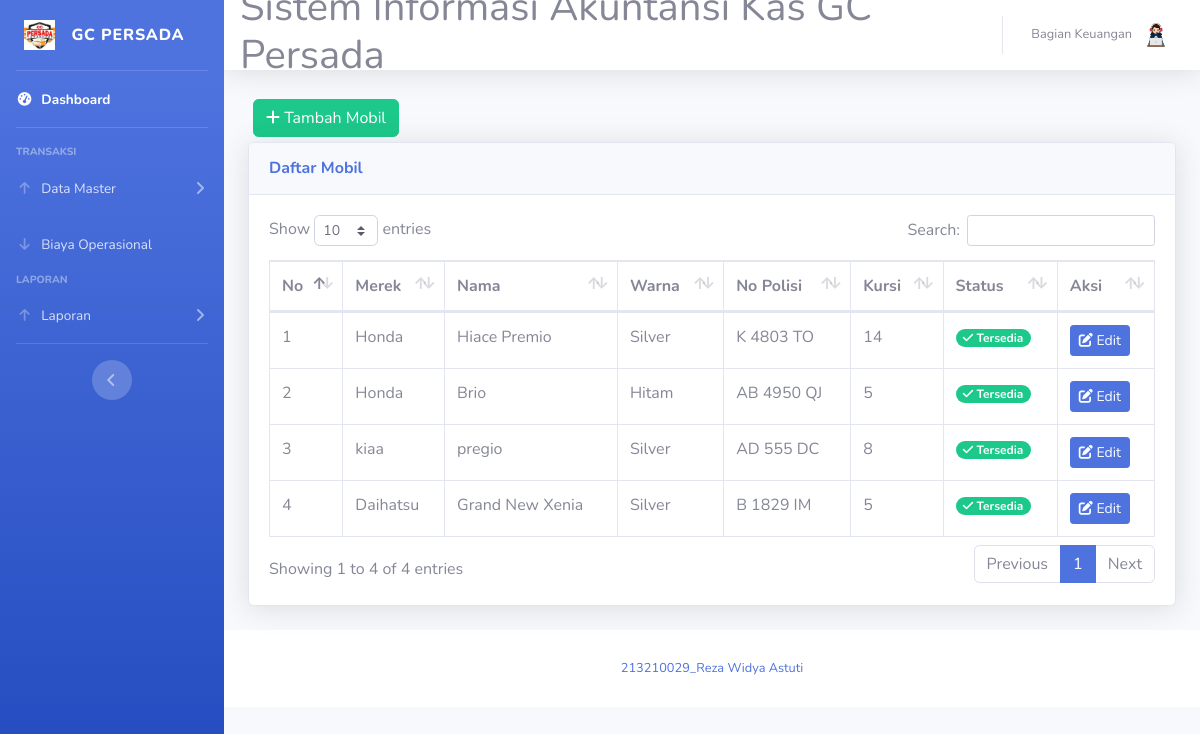
Screenshot of /mobil.php (signed in) with the database file from the repository.
### tables this page shows
CREATE TABLE `mobil` (
  `id_mobil` int(2) NOT NULL,
  `nama` varchar(15) NOT NULL,
  `warna` varchar(10) NOT NULL,
  `no_polisi` varchar(10) NOT NULL,
  `jumlah_set` varchar(10) NOT NULL,
  `id_merek` int(2) NOT NULL,
  `status` varchar(20) NOT NULL
);

CREATE TABLE `merek` (
  `id_merek` int(2) NOT NULL,
  `merek` varchar(15) NOT NULL
);

### mobil.php (the view, shortened to what this page needs)
<?php
require 'koneksi.php';
?>
<!DOCTYPE html>
<html lang="en">
<head>
  <link href="vendor/fontawesome-free/css/all.min.css" rel="stylesheet" type="text/css">
  <link href="css/sb-admin-2.min.css" rel="stylesheet">
  <link href="vendor/datatables/dataTables.bootstrap4.min.css" rel="stylesheet">
</head>
<body id="page-top">
  <?php $role = $_SESSION['role_id'];
  $role == '3' ? require('sidebar-karyawan.php') : require('sidebar.php') ?>
  <div id="content">
    <?php require 'navbar.php'; ?>
    <div class="container-fluid">
      <button type="button" class="btn btn-success" style="margin:5px" data-toggle="modal" data-target="#myModalTambah"><i class="fa fa-plus"></i> Tambah Mobil</button><br>
      <div class="card shadow mb-4">
        <div class="card-header py-3">
          <h6 class="m-0 font-weight-bold text-primary">Daftar Mobil</h6>
        </div>
        <div class="card-body">
          <div class="table-responsive">
            <table class="table table-bordered" id="dataTable" width="100%" cellspacing="0">
              <thead>
                <tr>
                  <th>No</th>
                  <th>Merek</th>
                  <th>Nama</th>
                  <th>Warna</th>
                  <th>No Polisi</th>
                  <th>Kursi</th>
                  <th>Status</th>
                  <th>Aksi</th>
                </tr>
              </thead>
              <tbody>
                <?php
                $no = 1;
                $query = mysqli_query($koneksi, "SELECT mobil.*, merek.merek FROM mobil JOIN merek ON mobil.id_merek = merek.id_merek order by status desc");
                while ($data = mysqli_fetch_assoc($query)) {
                ?>
                  <tr>
                    <td><?= $no++ ?></td>
                    <td><?= $data['merek'] ?></td>
                    <td><?= $data['nama'] ?></td>
                    <td><?= $data['warna'] ?></td>
                    <td><?= $data['no_polisi'] ?></td>
                    <td><?= $data['jumlah_set'] ?></td>
                    <td>
                      <?php
                      if ($data['status'] == 1) {
                        echo '<span class="badge badge-pill badge-success"><i class="fa fa-check"></i> Tersedia</span>';;
                      } else {
                        echo '<span class="badge badge-pill badge-warning text-dark"><i class="fa fa-circle-xmark"></i> Tidak Tersedia</span>';
                      }
                      ?>
                    </td>
                    <td>
                      <a href="#" type="button" class=" btn btn-primary btn-sm" data-toggle="modal" data-target="#myModal<?= $data['id_mobil']; ?>"><i class="fa fa-edit"></i> Edit</a>
                    </td>
                  </tr>
                <?php
                }
                ?>
              </tbody>
            </table>
          </div>
        </div>
      </div>
    </div>
  </div>
  <?php require 'footer.php' ?>
  </div>
  </div>
</body>
</html>

### rows the page displays
mobil: id_merek.merek "Honda", nama "Hiace Premio", warna "Silver", no_polisi "K 4803 TO", jumlah_set "14", status "1" (drawn)
mobil: id_merek.merek "Honda", nama "Brio", warna "Hitam", no_polisi "AB 4950 QJ", jumlah_set "5", status "1" (drawn)
mobil: id_merek.merek "kiaa", nama "pregio", warna "Silver", no_polisi "AD 555 DC", jumlah_set "8", status "1" (drawn)
mobil: id_merek.merek "Daihatsu", nama "Grand New Xenia", warna "Silver", no_polisi "B 1829 IM", jumlah_set "5", status "1" (drawn)

### other values shown
$_SESSION['nama'] "Bagian Keuangan"
